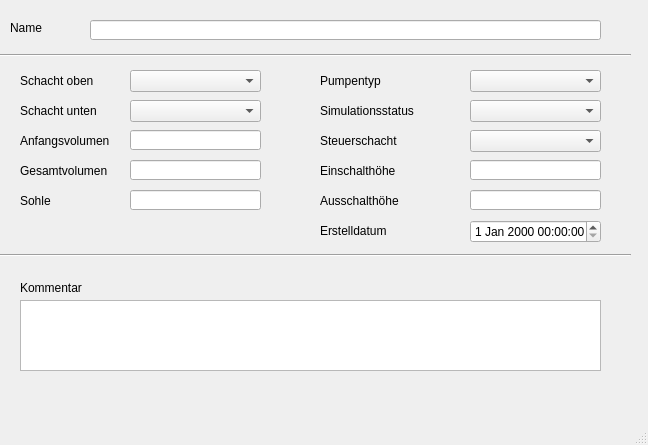
<?xml version="1.0" encoding="UTF-8"?>
<ui version="4.0">
 <class>MainWindow</class>
 <widget class="QMainWindow" name="MainWindow">
  <property name="geometry">
   <rect>
    <x>0</x>
    <y>0</y>
    <width>648</width>
    <height>445</height>
   </rect>
  </property>
  <property name="windowTitle">
   <string>MainWindow</string>
  </property>
  <widget class="QWidget" name="centralwidget">
   <widget class="QLabel" name="label">
    <property name="geometry">
     <rect>
      <x>10</x>
      <y>20</y>
      <width>46</width>
      <height>16</height>
     </rect>
    </property>
    <property name="text">
     <string>Name</string>
    </property>
   </widget>
   <widget class="QLabel" name="label_20">
    <property name="geometry">
     <rect>
      <x>320</x>
      <y>130</y>
      <width>121</width>
      <height>21</height>
     </rect>
    </property>
    <property name="text">
     <string>Steuerschacht</string>
    </property>
   </widget>
   <widget class="QLabel" name="label_5">
    <property name="geometry">
     <rect>
      <x>20</x>
      <y>130</y>
      <width>111</width>
      <height>21</height>
     </rect>
    </property>
    <property name="text">
     <string>Anfangsvolumen</string>
    </property>
   </widget>
   <widget class="QLabel" name="label_6">
    <property name="geometry">
     <rect>
      <x>20</x>
      <y>160</y>
      <width>91</width>
      <height>21</height>
     </rect>
    </property>
    <property name="text">
     <string>Gesamtvolumen</string>
    </property>
   </widget>
   <widget class="QLabel" name="label_18">
    <property name="geometry">
     <rect>
      <x>320</x>
      <y>70</y>
      <width>91</width>
      <height>21</height>
     </rect>
    </property>
    <property name="text">
     <string>Pumpentyp</string>
    </property>
   </widget>
   <widget class="QLabel" name="label_70">
    <property name="geometry">
     <rect>
      <x>320</x>
      <y>220</y>
      <width>71</width>
      <height>21</height>
     </rect>
    </property>
    <property name="text">
     <string>Erstelldatum</string>
    </property>
   </widget>
   <widget class="Line" name="line">
    <property name="geometry">
     <rect>
      <x>0</x>
      <y>40</y>
      <width>631</width>
      <height>31</height>
     </rect>
    </property>
    <property name="orientation">
     <enum>Qt::Horizontal</enum>
    </property>
   </widget>
   <widget class="Line" name="line_2">
    <property name="geometry">
     <rect>
      <x>0</x>
      <y>240</y>
      <width>631</width>
      <height>31</height>
     </rect>
    </property>
    <property name="orientation">
     <enum>Qt::Horizontal</enum>
    </property>
   </widget>
   <widget class="QLabel" name="label_14">
    <property name="geometry">
     <rect>
      <x>20</x>
      <y>280</y>
      <width>81</width>
      <height>16</height>
     </rect>
    </property>
    <property name="text">
     <string>Kommentar</string>
    </property>
   </widget>
   <widget class="QLabel" name="label_21">
    <property name="geometry">
     <rect>
      <x>320</x>
      <y>190</y>
      <width>121</width>
      <height>21</height>
     </rect>
    </property>
    <property name="text">
     <string>Ausschalthöhe</string>
    </property>
   </widget>
   <widget class="QLabel" name="label_22">
    <property name="geometry">
     <rect>
      <x>320</x>
      <y>100</y>
      <width>121</width>
      <height>21</height>
     </rect>
    </property>
    <property name="text">
     <string>Simulationsstatus</string>
    </property>
   </widget>
   <widget class="QLabel" name="label_7">
    <property name="geometry">
     <rect>
      <x>20</x>
      <y>100</y>
      <width>91</width>
      <height>21</height>
     </rect>
    </property>
    <property name="text">
     <string>Schacht unten</string>
    </property>
   </widget>
   <widget class="QLabel" name="label_8">
    <property name="geometry">
     <rect>
      <x>20</x>
      <y>70</y>
      <width>111</width>
      <height>21</height>
     </rect>
    </property>
    <property name="text">
     <string>Schacht oben</string>
    </property>
   </widget>
   <widget class="QLabel" name="label_9">
    <property name="geometry">
     <rect>
      <x>20</x>
      <y>190</y>
      <width>91</width>
      <height>21</height>
     </rect>
    </property>
    <property name="text">
     <string>Sohle</string>
    </property>
   </widget>
   <widget class="QLabel" name="label_23">
    <property name="geometry">
     <rect>
      <x>320</x>
      <y>160</y>
      <width>121</width>
      <height>21</height>
     </rect>
    </property>
    <property name="text">
     <string>Einschalthöhe</string>
    </property>
   </widget>
   <widget class="QLineEdit" name="pnam">
    <property name="geometry">
     <rect>
      <x>90</x>
      <y>20</y>
      <width>511</width>
      <height>20</height>
     </rect>
    </property>
   </widget>
   <widget class="QComboBox" name="schoben">
    <property name="geometry">
     <rect>
      <x>130</x>
      <y>70</y>
      <width>131</width>
      <height>22</height>
     </rect>
    </property>
   </widget>
   <widget class="QComboBox" name="schunten">
    <property name="geometry">
     <rect>
      <x>130</x>
      <y>100</y>
      <width>131</width>
      <height>22</height>
     </rect>
    </property>
   </widget>
   <widget class="QLineEdit" name="volanf">
    <property name="geometry">
     <rect>
      <x>130</x>
      <y>130</y>
      <width>131</width>
      <height>20</height>
     </rect>
    </property>
   </widget>
   <widget class="QLineEdit" name="volges">
    <property name="geometry">
     <rect>
      <x>130</x>
      <y>160</y>
      <width>131</width>
      <height>20</height>
     </rect>
    </property>
   </widget>
   <widget class="QLineEdit" name="sohle">
    <property name="geometry">
     <rect>
      <x>130</x>
      <y>190</y>
      <width>131</width>
      <height>20</height>
     </rect>
    </property>
   </widget>
   <widget class="QComboBox" name="pumpentyp">
    <property name="geometry">
     <rect>
      <x>470</x>
      <y>70</y>
      <width>131</width>
      <height>22</height>
     </rect>
    </property>
   </widget>
   <widget class="QComboBox" name="simstatus">
    <property name="geometry">
     <rect>
      <x>470</x>
      <y>100</y>
      <width>131</width>
      <height>22</height>
     </rect>
    </property>
   </widget>
   <widget class="QComboBox" name="steuersch">
    <property name="geometry">
     <rect>
      <x>470</x>
      <y>130</y>
      <width>131</width>
      <height>22</height>
     </rect>
    </property>
   </widget>
   <widget class="QLineEdit" name="einschalthoehe">
    <property name="geometry">
     <rect>
      <x>470</x>
      <y>160</y>
      <width>131</width>
      <height>20</height>
     </rect>
    </property>
   </widget>
   <widget class="QLineEdit" name="ausschalthoehe">
    <property name="geometry">
     <rect>
      <x>470</x>
      <y>190</y>
      <width>131</width>
      <height>20</height>
     </rect>
    </property>
   </widget>
   <widget class="QTextEdit" name="kommentar">
    <property name="geometry">
     <rect>
      <x>20</x>
      <y>300</y>
      <width>581</width>
      <height>71</height>
     </rect>
    </property>
   </widget>
   <widget class="QgsDateTimeEdit" name="createdat_2">
    <property name="geometry">
     <rect>
      <x>470</x>
      <y>220</y>
      <width>131</width>
      <height>23</height>
     </rect>
    </property>
   </widget>
  </widget>
  <widget class="QMenuBar" name="menubar">
   <property name="geometry">
    <rect>
     <x>0</x>
     <y>0</y>
     <width>648</width>
     <height>21</height>
    </rect>
   </property>
  </widget>
  <widget class="QStatusBar" name="statusbar"/>
 </widget>
 <customwidgets>
  <customwidget>
   <class>QgsDateTimeEdit</class>
   <extends>QDateTimeEdit</extends>
   <header>qgsdatetimeedit.h</header>
  </customwidget>
 </customwidgets>
 <tabstops>
  <tabstop>pnam</tabstop>
  <tabstop>schoben</tabstop>
  <tabstop>schunten</tabstop>
  <tabstop>volanf</tabstop>
  <tabstop>volges</tabstop>
  <tabstop>sohle</tabstop>
  <tabstop>pumpentyp</tabstop>
  <tabstop>simstatus</tabstop>
  <tabstop>steuersch</tabstop>
  <tabstop>einschalthoehe</tabstop>
  <tabstop>ausschalthoehe</tabstop>
  <tabstop>createdat_2</tabstop>
  <tabstop>kommentar</tabstop>
 </tabstops>
 <resources/>
 <connections/>
</ui>
